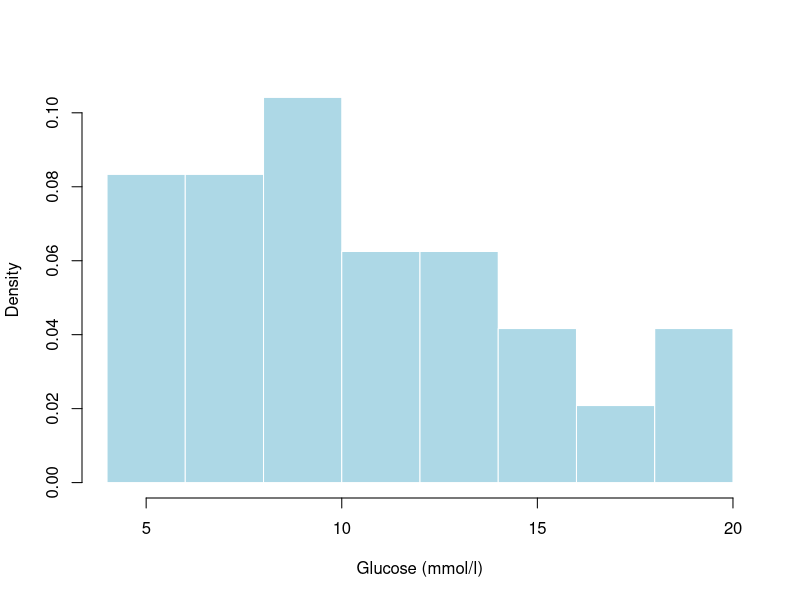
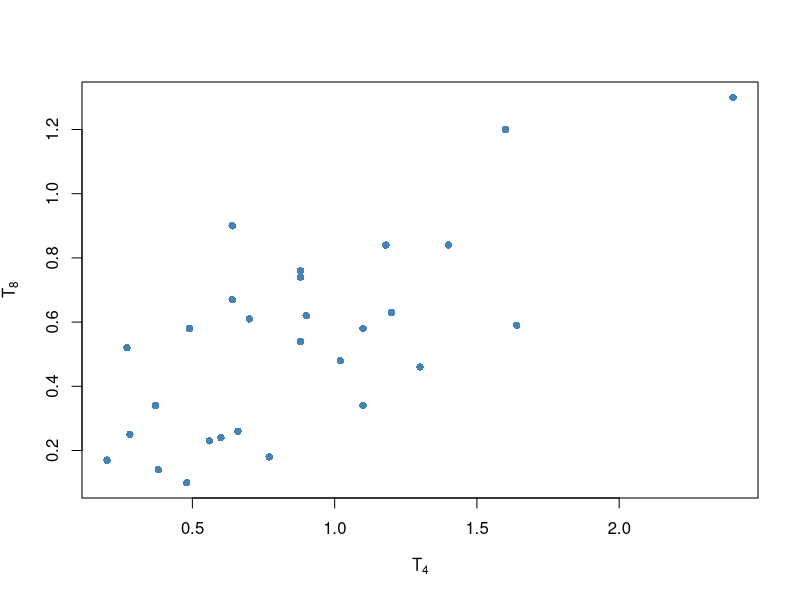

R code for these plots, in order:
## ---- chunk 1
glucose <- c(10.3, 9.5, 12.2, 15.1, 10.8, 19.0, 16.1, 8.1,
              8.8, 6.7, 12.5,  4.2, 15.3,  7.2,  9.3, 8.6,
              5.3, 6.7,  5.2, 13.3,  7.5,  4.9, 19.5, 11.1)
## ---- chunk 2
hist(glucose, breaks = 10, probability = TRUE,
     main = "", xlab = "Glucose (mmol/l)", ylab = "Density",
     col = "lightblue", border = "white")
## ---- chunk 3
c(mean = mean(glucose), median = median(glucose), sd = sd(glucose))
## ---- chunk 4
thyr_slight <- c(34, 45, 49, 55, 58, 59, 60, 62, 86)
thyr_marked <- c(5, 8, 18, 24, 60, 84, 96)

# 各組的平均數與標準差
data.frame(
  group = c("Slight or no symptoms", "Marked symptoms"),
  n     = c(length(thyr_slight), length(thyr_marked)),
  mean  = c(mean(thyr_slight), mean(thyr_marked)),
  sd    = c(sd(thyr_slight), sd(thyr_marked))
)
## ---- chunk 5
th4 <- c(0.20, 0.27, 0.28, 0.37, 0.38, 0.48, 0.49, 0.56,
         0.60, 0.64, 0.64, 0.66, 0.70, 0.77, 0.88, 0.88,
         0.88, 0.90, 1.02, 1.10, 1.10, 1.18, 1.20, 1.30,
         1.40, 1.60, 1.64, 2.40)
th8 <- c(0.17, 0.52, 0.25, 0.34, 0.14, 0.10, 0.58, 0.23,
         0.24, 0.67, 0.90, 0.26, 0.61, 0.18, 0.74, 0.54,
         0.76, 0.62, 0.48, 0.58, 0.34, 0.84, 0.63, 0.46,
         0.84, 1.20, 0.59, 1.30)
## ---- chunk 6
plot(th4, th8, xlab = expression(T[4]),
     ylab = expression(T[8]), pch = 16, col = "steelblue")
## ---- chunk 7
# 包含全部數據
cor_all <- cor.test(th4, th8)

# 移除 T4 = 2.40 的離群值
keep <- th4 != 2.40
cor_no_outlier <- cor.test(th4[keep], th8[keep])

data.frame(
  dataset     = c("All data", "Outlier removed"),
  r           = c(cor_all$estimate, cor_no_outlier$estimate),
  p_value     = c(cor_all$p.value, cor_no_outlier$p.value)
)
## ---- chunk 8
t.test(th4, mu = 0.5)
